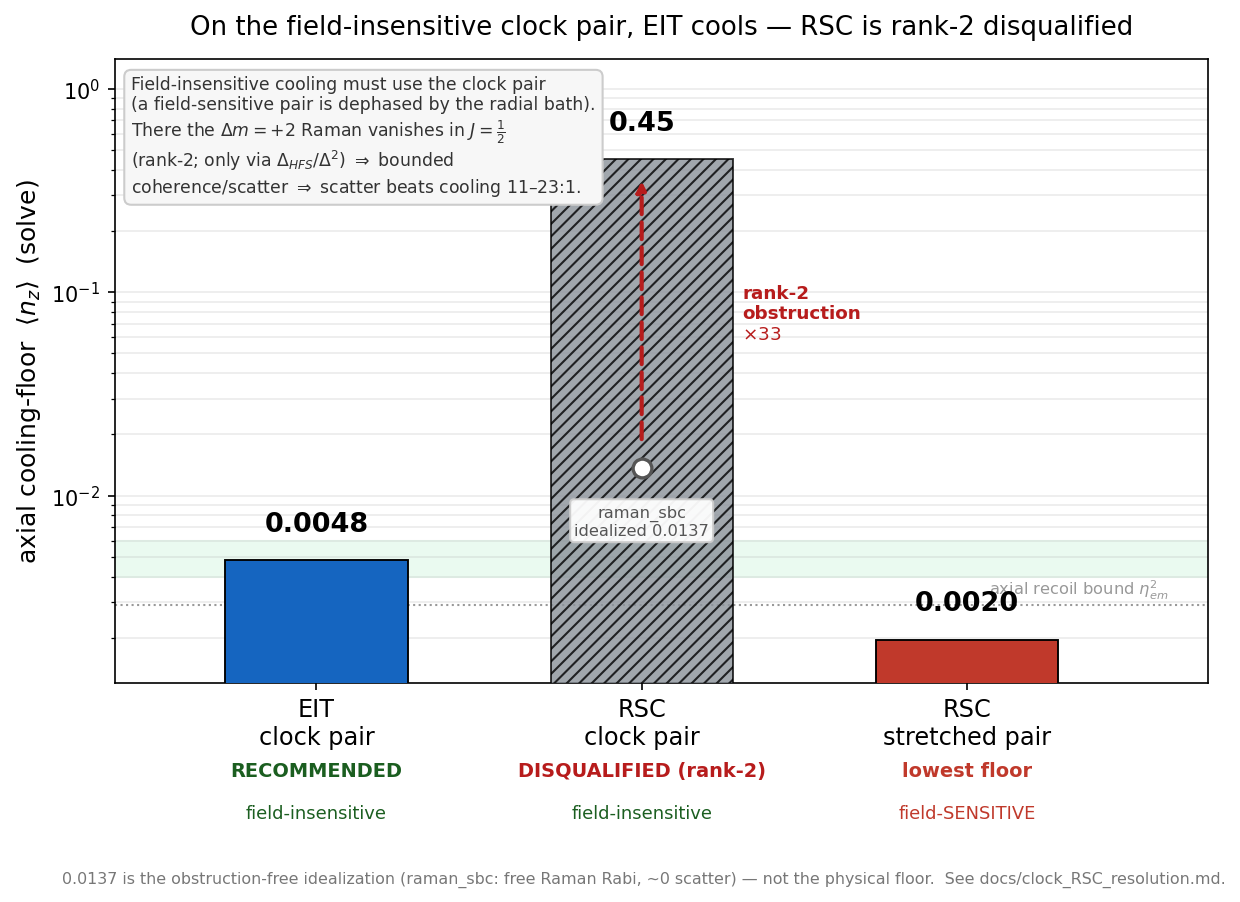

Write Python code to recreate this figure.
"""
fig_rsc_vs_eit.py  --  Paper T headline: on the field-insensitive clock pair,
EIT cools but RSC is rank-2 DISQUALIFIED.

All floors are imported from the SSOT (src/operating_point.py) so the figure
cannot drift from the canonical numbers:
  * EIT,  clock pair |1,-1>/|2,+1>  (field-insensitive)  -> 0.0048  [solve, dual-end]
  * RSC,  clock pair |1,-1>/|2,+1>  (field-insensitive)  -> ~0.45   DISQUALIFIED
        by the rank-2 obstruction: the Dm=+2 Raman vanishes in J=1/2 (rank-2
        electronic null; runs only via excited I.J ~ Delta_HFS/Delta^2), and the
        mirror-ladder geometry forces one beam onto the dark state -> bounded
        coherence-per-scatter (~4) -> off-resonant scatter beats the slow LD
        cooling 11-23:1.  The 0.0137 from raman_sbc is the OBSTRUCTION-FREE
        idealization (free Raman Rabi, ~0 scatter), NOT the physical floor.
        See docs/clock_RSC_resolution.md.
  * RSC,  stretched pair |2,+2>/|2,+1> (FIELD-SENSITIVE) -> 0.00196

Message: the experiment needs a FIELD-INSENSITIVE pair (the radial bath dephases
a field-sensitive one).  On that pair EIT reaches ~0.005 while RSC is rank-2
disqualified at ~0.45.  RSC's low floor (0.00196) exists only on a field-SENSITIVE
pair.  So for field-insensitive cooling the answer is EIT.
"""
import os, sys
import numpy as np
import matplotlib
matplotlib.use("Agg")
import matplotlib.pyplot as plt
sys.path.insert(0, os.path.join(os.path.dirname(os.path.abspath(__file__)), "..", "src"))
import operating_point as op

EIT_CLOCK   = op.FLOOR.solve_dual_end       # 0.0048
RSC_CLOCK   = op.RSC_CLOCK_FLOOR            # 0.45   (rank-2 limited)
RSC_IDEAL   = op.RSC_CLOCK_IDEALIZED        # 0.0137 (obstruction-free idealization)
RSC_STRETCH = op.RSC_STRETCHED             # 0.00196
RECOIL      = op.FLOOR.axial_recoil_bound   # ~0.003
lift        = round(RSC_CLOCK / RSC_IDEAL)  # ~33x

labels = ["EIT\nclock pair", "RSC\nclock pair", "RSC\nstretched pair"]
vals   = [EIT_CLOCK, RSC_CLOCK, RSC_STRETCH]
field  = ["field-insensitive", "field-insensitive", "field-SENSITIVE"]
status = ["RECOMMENDED", "DISQUALIFIED (rank-2)", "lowest floor"]
colors = ["#1565c0", "#8a9199", "#c0392b"]

x = np.arange(3)
fig, ax = plt.subplots(figsize=(9.4, 6.3))
ax.set_yscale("log")
ax.set_ylim(1.2e-3, 1.4)

bars = ax.bar(x, vals, width=0.56, color=colors, edgecolor="black", linewidth=0.9, zorder=3)
bars[1].set_hatch("////"); bars[1].set_alpha(0.80)

# reference lines
ax.axhline(RECOIL, ls=":", color="#999", lw=1.0, zorder=1)
ax.text(2.62, RECOIL * 1.04, r"axial recoil bound $\eta_{em}^2$", fontsize=7.8,
        color="#999", va="bottom", ha="right")
ax.axhspan(0.004, 0.006, color="#eafaf0", zorder=0)

def fmt(v):
    return ("%.4f" % v) if v < 0.02 else ("%.2f" % v)
for xi, v in zip(x, vals):
    ax.text(xi, v * 1.30, fmt(v), ha="center", va="bottom", fontsize=13, fontweight="bold")

# status + field-sensitivity sub-rows below the tick labels
for xi, st in zip(x, status):
    col = "#1b5e20" if st.startswith("REC") else ("#b71c1c" if "rank" in st else "#c0392b")
    ax.text(xi, -0.125, st, transform=ax.get_xaxis_transform(), ha="center", va="top",
            fontsize=9.3, fontweight="bold", color=col)
for xi, fl in zip(x, field):
    ax.text(xi, -0.195, fl, transform=ax.get_xaxis_transform(), ha="center", va="top",
            fontsize=8.6, color=("#c0392b" if "SENS" in fl else "#1b5e20"))

# clock-RSC: where the obstruction-free engine put it, and the rank-2 lift
ax.plot([1], [RSC_IDEAL], marker="o", ms=9, mfc="white", mec="#555", mew=1.6, zorder=5)
ax.text(1.0, RSC_IDEAL * 0.66, "raman_sbc\nidealized %.4f" % RSC_IDEAL,
        ha="center", va="top", fontsize=7.8, color="#555", zorder=6,
        bbox=dict(boxstyle="round,pad=0.25", fc="white", ec="#cccccc", alpha=0.95))
ax.annotate("", xy=(1, RSC_CLOCK * 0.82), xytext=(1, RSC_IDEAL * 1.32),
            arrowprops=dict(arrowstyle="-|>", color="#b71c1c", lw=2.0, ls=(0, (4, 2))))
ax.text(1.31, np.sqrt(RSC_IDEAL * RSC_CLOCK), "rank-2\nobstruction\n" + r"$\times%d$" % lift,
        ha="left", va="center", fontsize=8.8, color="#b71c1c", fontweight="bold")

# mechanism box (upper-left; the EIT bar is short, so no collision)
ax.text(0.015, 0.975,
        "Field-insensitive cooling must use the clock pair\n"
        "(a field-sensitive pair is dephased by the radial bath).\n"
        r"There the $\Delta m{=}{+}2$ Raman vanishes in $J{=}\frac{1}{2}$" + "\n"
        r"(rank-2; only via $\Delta_{HFS}/\Delta^2$) $\Rightarrow$ bounded" + "\n"
        r"coherence/scatter $\Rightarrow$ scatter beats cooling 11–23:1.",
        transform=ax.transAxes, ha="left", va="top", fontsize=8.3, color="#333",
        bbox=dict(boxstyle="round,pad=0.4", fc="#f7f7f7", ec="#cccccc"))

ax.set_xticks(x); ax.set_xticklabels(labels, fontsize=11.5)
ax.set_xlim(-0.62, 2.74)
ax.set_ylabel(r"axial cooling-floor  $\langle n_z\rangle$  (solve)", fontsize=12)
ax.set_title("On the field-insensitive clock pair, EIT cools — RSC is rank-2 disqualified",
             fontsize=12.5, pad=12)
ax.grid(alpha=0.25, axis="y", which="both")
plt.subplots_adjust(bottom=0.22)

fig.text(0.5, 0.004,
         "0.0137 is the obstruction-free idealization (raman_sbc: free Raman Rabi, ~0 scatter) — not the physical floor.  "
         "See docs/clock_RSC_resolution.md.",
         ha="center", va="bottom", fontsize=7.6, color="#777")

plt.savefig("fig_rsc_vs_eit.png", dpi=150, bbox_inches="tight")
print("wrote fig_rsc_vs_eit.png  (EIT %.4f | clock-RSC %.2f DISQ rank-2 | stretched %.5f)"
      % (EIT_CLOCK, RSC_CLOCK, RSC_STRETCH))
